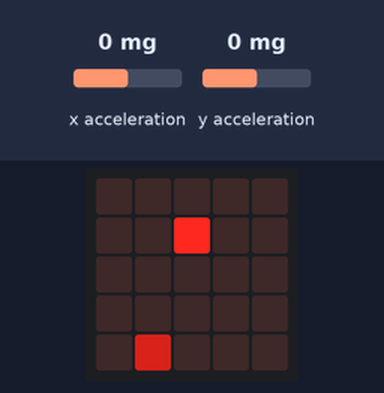
This program was run on a simulated BBC micro:bit running MicroPython. Parts: the board's 5×5 LED display. Inputs (shaded band) come from the test bench; at power-on: x acceleration 0 mg, y acceleration 0 mg. Random numbers come from a fixed seed.

Above: at 1.2 s.
1.3 s: x acceleration set to -1440 mg
At 2.5 s:
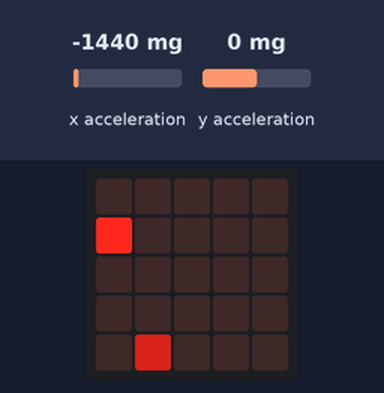
2.8 s: y acceleration set to -1440 mg
At 3.8 s:
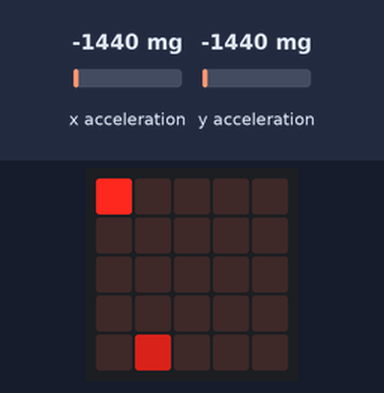
4.3 s: x acceleration set to 1440 mg
At 4.9 s:
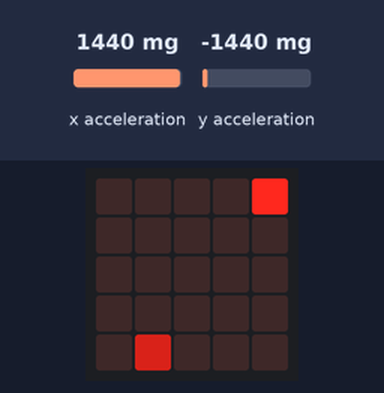
5.8 s: y acceleration set to 580 mg
At 6.1 s:
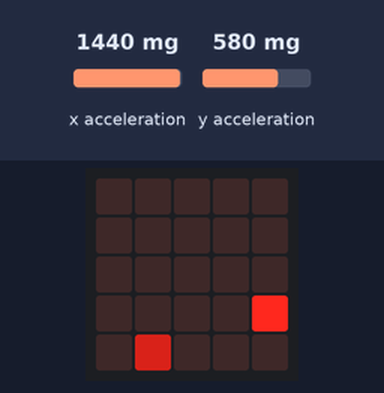
Timing chart, 0 to 8.3 s (numbered marks = the images above; inputs shaded):
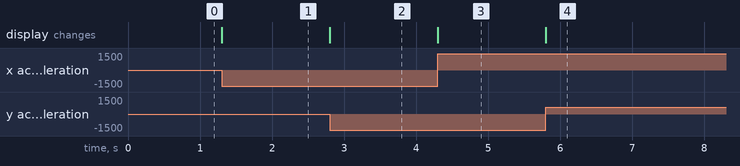

Measured:
- after the input at 1.3 s, the display: changes at once (image 1)
- after the input at 2.8 s, the display: changes at once (image 2)
- after the input at 4.3 s, the display: changes at once (image 3)
- after the input at 5.8 s, the display: changes at once (image 4)

The program:

tilter.py
```python
from microbit import *
#import random
from random import *
import math

EMPTY_ROW = "00000"
PLAYER_BRIGHTNESS = "9"
GOAL_BRIGHTNESS = "5"

MIN_X_TILT = -550
MAX_X_TILT = 550
MIN_Y_TILT = -350
MAX_Y_TILT = 650
#this is the amount of x tilt required to move one space
X_TILT_MOVE_AMOUNT =275#220
#this is the amount of y tilt required to move one space
Y_TILT_MOVE_AMOUNT = 250#200

#The player starts off in the center of the grid
playerX = 2
playerY = 2
#The grid is off the board by default
goalX = -1
goalY = -1
#keep track of the player score
score = 0

def moveGoal():
    global goalX
    global goalY
    goalX = randint(0,4)
    goalY = randint(0,4)
    return

def updatePlayerPosition():
    global playerX
    global playerY
    #get the tilt to use to control the player
    xValue = accelerometer.get_x()
    yValue = accelerometer.get_y()
    #set a limit on the x value
    if(xValue<MIN_X_TILT):
        xValue = MIN_X_TILT
    elif(xValue > MAX_X_TILT):
        xValue = MAX_X_TILT
    #add an offset to make the min tilt  = 0
    xValue = math.floor((xValue+abs(MIN_X_TILT))/X_TILT_MOVE_AMOUNT)
    #set a limit to the y value
    if(yValue<MIN_Y_TILT):
        yValue = MIN_Y_TILT
    elif(yValue > MAX_Y_TILT):
        yValue = MAX_Y_TILT
    #add an offset to make the min tilt  = 0
    yValue = math.floor((yValue+abs(MIN_Y_TILT))/Y_TILT_MOVE_AMOUNT)
    #update the position of the player
    playerX = xValue
    playerY = yValue
    #display.show(str(playerX))
    return

def draw():
    global score
    screenContents = ""
    #check if the player is on the goalX
    if(playerX==goalX and playerY==goalY):
        score+=1
        moveGoal()
    #draw each row
    for i in range(0, 5):
        nextRow = EMPTY_ROW
        if(playerY == i):
            nextRow = nextRow[:playerX]+PLAYER_BRIGHTNESS+nextRow[playerX:]
        if(goalY == i):
            nextRow = nextRow[:goalX]+GOAL_BRIGHTNESS+nextRow[goalX:]
        if(i!=4):
            nextRow+=":"
        screenContents += nextRow
    display.show(Image(screenContents))
    return

moveGoal()
while True:
    updatePlayerPosition()
    draw()
```
